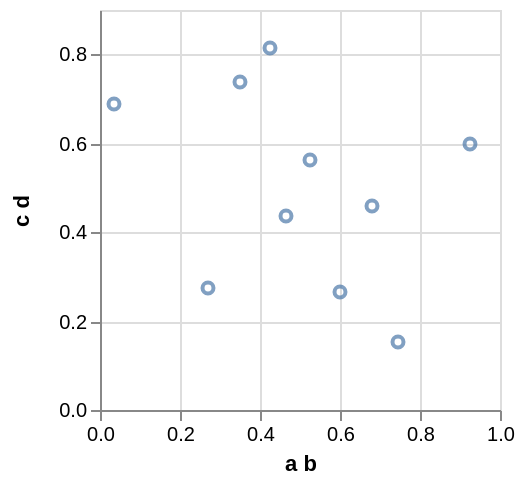

Vega-Lite specification stored for this chart:
### Vega specification from a JSON file in a GitHub repository (floating-point values rounded to 4 significant figures)
{"$schema": "https://vega.github.io/schema/vega/v3.0.json", "autosize": "pad", "padding": 5, "style": "cell", "data": [{"name": "source_0", "values": [{"a b": 0.9229, "c d": 0.5983}, {"a b": 0.682, "c d": 0.46}, {"a b": 0.03553, "c d": 0.6864}, {"a b": 0.3491, "c d": 0.7368}, {"a b": 0.4248, "c d": 0.813}, {"a b": 0.5239, "c d": 0.5616}, {"a b": 0.4668, "c d": 0.4366}, {"a b": 0.2692, "c d": 0.2747}, {"a b": 0.601, "c d": 0.2649}, {"a b": 0.7458, "c d": 0.1544}]}, {"name": "data_0", "source": "source_0", "transform": [{"type": "formula", "expr": "toNumber(datum[\"a b\"])", "as": "a b"}, {"type": "formula", "expr": "toNumber(datum[\"c d\"])", "as": "c d"}, {"type": "filter", "expr": "datum[\"a b\"] !== null && !isNaN(datum[\"a b\"]) && datum[\"c d\"] !== null && !isNaN(datum[\"c d\"])"}]}], "signals": [{"name": "width", "update": "200"}, {"name": "height", "update": "200"}], "marks": [{"name": "marks", "type": "symbol", "role": "point", "style": ["point"], "from": {"data": "data_0"}, "encode": {"update": {"x": {"scale": "x", "field": "a b"}, "y": {"scale": "y", "field": "c d"}, "stroke": {"value": "#4c78a8"}, "fill": {"value": "transparent"}, "opacity": {"value": 0.7}}}}], "scales": [{"name": "x", "type": "linear", "domain": {"data": "data_0", "field": "a b"}, "range": [0, {"signal": "width"}], "round": true, "nice": true, "zero": true}, {"name": "y", "type": "linear", "domain": {"data": "data_0", "field": "c d"}, "range": [{"signal": "height"}, 0], "round": true, "nice": true, "zero": true}], "axes": [{"scale": "x", "labelOverlap": true, "orient": "bottom", "tickCount": {"signal": "ceil(width/40)"}, "title": "a b", "zindex": 1}, {"scale": "x", "domain": false, "grid": true, "labels": false, "maxExtent": 0, "minExtent": 0, "orient": "bottom", "tickCount": {"signal": "ceil(width/40)"}, "ticks": false, "zindex": 0, "gridScale": "y"}, {"scale": "y", "labelOverlap": true, "orient": "left", "tickCount": {"signal": "ceil(height/40)"}, "title": "c d", "zindex": 1}, {"scale": "y", "domain": false, "grid": true, "labels": false, "maxExtent": 0, "minExtent": 0, "orient": "left", "tickCount": {"signal": "ceil(height/40)"}, "ticks": false, "zindex": 0, "gridScale": "x"}], "config": {"axis": {"domainColor": "#888", "tickColor": "#888"}, "axisY": {"minExtent": 30}}}
